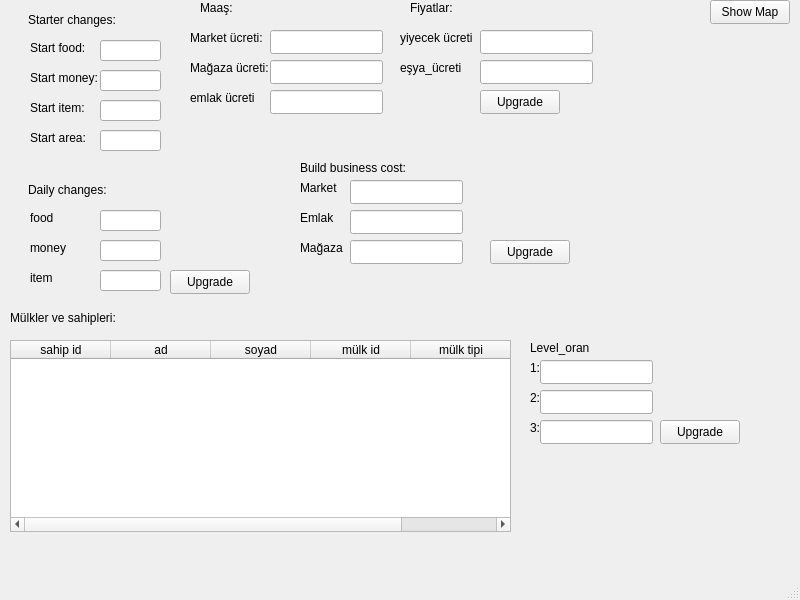
<?xml version="1.0" encoding="UTF-8"?>
<ui version="4.0">
 <class>MainWindow</class>
 <widget class="QMainWindow" name="MainWindow">
  <property name="geometry">
   <rect>
    <x>0</x>
    <y>0</y>
    <width>800</width>
    <height>600</height>
   </rect>
  </property>
  <property name="windowTitle">
   <string>MainWindow</string>
  </property>
  <widget class="QWidget" name="centralwidget">
   <widget class="QLabel" name="label">
    <property name="geometry">
     <rect>
      <x>30</x>
      <y>40</y>
      <width>61</width>
      <height>16</height>
     </rect>
    </property>
    <property name="text">
     <string>Start food:</string>
    </property>
   </widget>
   <widget class="QLineEdit" name="food">
    <property name="geometry">
     <rect>
      <x>100</x>
      <y>40</y>
      <width>61</width>
      <height>21</height>
     </rect>
    </property>
   </widget>
   <widget class="QLineEdit" name="money">
    <property name="geometry">
     <rect>
      <x>100</x>
      <y>70</y>
      <width>61</width>
      <height>21</height>
     </rect>
    </property>
   </widget>
   <widget class="QLabel" name="label_2">
    <property name="geometry">
     <rect>
      <x>30</x>
      <y>70</y>
      <width>71</width>
      <height>16</height>
     </rect>
    </property>
    <property name="text">
     <string>Start money:</string>
    </property>
   </widget>
   <widget class="QLineEdit" name="item">
    <property name="geometry">
     <rect>
      <x>100</x>
      <y>100</y>
      <width>61</width>
      <height>21</height>
     </rect>
    </property>
   </widget>
   <widget class="QLabel" name="label_3">
    <property name="geometry">
     <rect>
      <x>30</x>
      <y>100</y>
      <width>61</width>
      <height>16</height>
     </rect>
    </property>
    <property name="text">
     <string>Start item:</string>
    </property>
   </widget>
   <widget class="QLineEdit" name="area_size">
    <property name="geometry">
     <rect>
      <x>100</x>
      <y>130</y>
      <width>61</width>
      <height>21</height>
     </rect>
    </property>
   </widget>
   <widget class="QLabel" name="label_4">
    <property name="geometry">
     <rect>
      <x>30</x>
      <y>130</y>
      <width>61</width>
      <height>16</height>
     </rect>
    </property>
    <property name="text">
     <string>Start area:</string>
    </property>
   </widget>
   <widget class="QPushButton" name="upgrade_button">
    <property name="geometry">
     <rect>
      <x>480</x>
      <y>90</y>
      <width>80</width>
      <height>24</height>
     </rect>
    </property>
    <property name="text">
     <string>Upgrade</string>
    </property>
   </widget>
   <widget class="QLabel" name="label_5">
    <property name="geometry">
     <rect>
      <x>28</x>
      <y>10</y>
      <width>101</width>
      <height>20</height>
     </rect>
    </property>
    <property name="text">
     <string>Starter changes:</string>
    </property>
   </widget>
   <widget class="QLineEdit" name="daily_money">
    <property name="geometry">
     <rect>
      <x>100</x>
      <y>240</y>
      <width>61</width>
      <height>21</height>
     </rect>
    </property>
   </widget>
   <widget class="QLabel" name="label_7">
    <property name="geometry">
     <rect>
      <x>30</x>
      <y>270</y>
      <width>61</width>
      <height>16</height>
     </rect>
    </property>
    <property name="text">
     <string>item</string>
    </property>
   </widget>
   <widget class="QLabel" name="label_8">
    <property name="geometry">
     <rect>
      <x>30</x>
      <y>240</y>
      <width>71</width>
      <height>16</height>
     </rect>
    </property>
    <property name="text">
     <string>money</string>
    </property>
   </widget>
   <widget class="QLabel" name="label_9">
    <property name="geometry">
     <rect>
      <x>28</x>
      <y>180</y>
      <width>101</width>
      <height>20</height>
     </rect>
    </property>
    <property name="text">
     <string>Daily changes:</string>
    </property>
   </widget>
   <widget class="QLineEdit" name="daily_food">
    <property name="geometry">
     <rect>
      <x>100</x>
      <y>210</y>
      <width>61</width>
      <height>21</height>
     </rect>
    </property>
   </widget>
   <widget class="QLineEdit" name="daily_item">
    <property name="geometry">
     <rect>
      <x>100</x>
      <y>270</y>
      <width>61</width>
      <height>21</height>
     </rect>
    </property>
   </widget>
   <widget class="QPushButton" name="daily_upgrade_button">
    <property name="geometry">
     <rect>
      <x>170</x>
      <y>270</y>
      <width>80</width>
      <height>24</height>
     </rect>
    </property>
    <property name="text">
     <string>Upgrade</string>
    </property>
   </widget>
   <widget class="QLabel" name="label_10">
    <property name="geometry">
     <rect>
      <x>30</x>
      <y>210</y>
      <width>61</width>
      <height>16</height>
     </rect>
    </property>
    <property name="text">
     <string>food</string>
    </property>
   </widget>
   <widget class="QPushButton" name="map_buton">
    <property name="geometry">
     <rect>
      <x>710</x>
      <y>0</y>
      <width>80</width>
      <height>24</height>
     </rect>
    </property>
    <property name="text">
     <string>Show Map</string>
    </property>
   </widget>
   <widget class="QLabel" name="label_6">
    <property name="geometry">
     <rect>
      <x>190</x>
      <y>30</y>
      <width>81</width>
      <height>16</height>
     </rect>
    </property>
    <property name="text">
     <string>Market ücreti:</string>
    </property>
   </widget>
   <widget class="QLineEdit" name="shop_salary">
    <property name="geometry">
     <rect>
      <x>270</x>
      <y>30</y>
      <width>113</width>
      <height>24</height>
     </rect>
    </property>
   </widget>
   <widget class="QLabel" name="label_11">
    <property name="geometry">
     <rect>
      <x>190</x>
      <y>60</y>
      <width>81</width>
      <height>16</height>
     </rect>
    </property>
    <property name="text">
     <string>Mağaza ücreti:</string>
    </property>
   </widget>
   <widget class="QLineEdit" name="item_salary">
    <property name="geometry">
     <rect>
      <x>270</x>
      <y>60</y>
      <width>113</width>
      <height>24</height>
     </rect>
    </property>
   </widget>
   <widget class="QLineEdit" name="emlak_salary">
    <property name="geometry">
     <rect>
      <x>270</x>
      <y>90</y>
      <width>113</width>
      <height>24</height>
     </rect>
    </property>
   </widget>
   <widget class="QLabel" name="label_12">
    <property name="geometry">
     <rect>
      <x>190</x>
      <y>90</y>
      <width>71</width>
      <height>16</height>
     </rect>
    </property>
    <property name="text">
     <string>emlak ücreti</string>
    </property>
   </widget>
   <widget class="QLabel" name="label_13">
    <property name="geometry">
     <rect>
      <x>200</x>
      <y>0</y>
      <width>49</width>
      <height>16</height>
     </rect>
    </property>
    <property name="text">
     <string>Maaş:</string>
    </property>
   </widget>
   <widget class="QLabel" name="label_14">
    <property name="geometry">
     <rect>
      <x>400</x>
      <y>30</y>
      <width>81</width>
      <height>16</height>
     </rect>
    </property>
    <property name="text">
     <string>yiyecek ücreti</string>
    </property>
   </widget>
   <widget class="QLineEdit" name="item_price">
    <property name="geometry">
     <rect>
      <x>480</x>
      <y>60</y>
      <width>113</width>
      <height>24</height>
     </rect>
    </property>
   </widget>
   <widget class="QLabel" name="label_15">
    <property name="geometry">
     <rect>
      <x>410</x>
      <y>0</y>
      <width>49</width>
      <height>16</height>
     </rect>
    </property>
    <property name="text">
     <string>Fiyatlar:</string>
    </property>
   </widget>
   <widget class="QLineEdit" name="food_price">
    <property name="geometry">
     <rect>
      <x>480</x>
      <y>30</y>
      <width>113</width>
      <height>24</height>
     </rect>
    </property>
   </widget>
   <widget class="QLabel" name="label_17">
    <property name="geometry">
     <rect>
      <x>400</x>
      <y>60</y>
      <width>81</width>
      <height>16</height>
     </rect>
    </property>
    <property name="text">
     <string>eşya_ücreti</string>
    </property>
   </widget>
   <widget class="QLabel" name="label_16">
    <property name="geometry">
     <rect>
      <x>10</x>
      <y>310</y>
      <width>111</width>
      <height>16</height>
     </rect>
    </property>
    <property name="text">
     <string>Mülkler ve sahipleri:</string>
    </property>
   </widget>
   <widget class="QTableWidget" name="ownered_by_admin">
    <property name="geometry">
     <rect>
      <x>10</x>
      <y>340</y>
      <width>501</width>
      <height>192</height>
     </rect>
    </property>
    <column>
     <property name="text">
      <string>sahip id</string>
     </property>
    </column>
    <column>
     <property name="text">
      <string>ad</string>
     </property>
    </column>
    <column>
     <property name="text">
      <string>soyad</string>
     </property>
    </column>
    <column>
     <property name="text">
      <string>mülk id</string>
     </property>
    </column>
    <column>
     <property name="text">
      <string>mülk tipi</string>
     </property>
    </column>
   </widget>
   <widget class="QLineEdit" name="market_text">
    <property name="geometry">
     <rect>
      <x>350</x>
      <y>180</y>
      <width>113</width>
      <height>24</height>
     </rect>
    </property>
   </widget>
   <widget class="QLabel" name="label_18">
    <property name="geometry">
     <rect>
      <x>300</x>
      <y>160</y>
      <width>111</width>
      <height>16</height>
     </rect>
    </property>
    <property name="text">
     <string>Build business cost:</string>
    </property>
   </widget>
   <widget class="QLabel" name="label_19">
    <property name="geometry">
     <rect>
      <x>300</x>
      <y>180</y>
      <width>49</width>
      <height>16</height>
     </rect>
    </property>
    <property name="text">
     <string>Market</string>
    </property>
   </widget>
   <widget class="QLabel" name="label_20">
    <property name="geometry">
     <rect>
      <x>300</x>
      <y>210</y>
      <width>49</width>
      <height>16</height>
     </rect>
    </property>
    <property name="text">
     <string>Emlak</string>
    </property>
   </widget>
   <widget class="QLabel" name="label_21">
    <property name="geometry">
     <rect>
      <x>300</x>
      <y>240</y>
      <width>49</width>
      <height>16</height>
     </rect>
    </property>
    <property name="text">
     <string>Mağaza</string>
    </property>
   </widget>
   <widget class="QLineEdit" name="emlak_text">
    <property name="geometry">
     <rect>
      <x>350</x>
      <y>210</y>
      <width>113</width>
      <height>24</height>
     </rect>
    </property>
   </widget>
   <widget class="QLineEdit" name="supermarket_text">
    <property name="geometry">
     <rect>
      <x>350</x>
      <y>240</y>
      <width>113</width>
      <height>24</height>
     </rect>
    </property>
   </widget>
   <widget class="QPushButton" name="Build_upgrade_button">
    <property name="geometry">
     <rect>
      <x>490</x>
      <y>240</y>
      <width>80</width>
      <height>24</height>
     </rect>
    </property>
    <property name="text">
     <string>Upgrade</string>
    </property>
   </widget>
   <widget class="QLineEdit" name="second_text">
    <property name="geometry">
     <rect>
      <x>540</x>
      <y>390</y>
      <width>113</width>
      <height>24</height>
     </rect>
    </property>
   </widget>
   <widget class="QLabel" name="label_22">
    <property name="geometry">
     <rect>
      <x>530</x>
      <y>420</y>
      <width>16</width>
      <height>16</height>
     </rect>
    </property>
    <property name="text">
     <string>3:</string>
    </property>
   </widget>
   <widget class="QLabel" name="label_23">
    <property name="geometry">
     <rect>
      <x>530</x>
      <y>360</y>
      <width>16</width>
      <height>16</height>
     </rect>
    </property>
    <property name="text">
     <string>1:</string>
    </property>
   </widget>
   <widget class="QLabel" name="label_24">
    <property name="geometry">
     <rect>
      <x>530</x>
      <y>390</y>
      <width>16</width>
      <height>16</height>
     </rect>
    </property>
    <property name="text">
     <string>2:</string>
    </property>
   </widget>
   <widget class="QPushButton" name="level_upgrade_button">
    <property name="geometry">
     <rect>
      <x>660</x>
      <y>420</y>
      <width>80</width>
      <height>24</height>
     </rect>
    </property>
    <property name="text">
     <string>Upgrade</string>
    </property>
   </widget>
   <widget class="QLineEdit" name="first_text">
    <property name="geometry">
     <rect>
      <x>540</x>
      <y>360</y>
      <width>113</width>
      <height>24</height>
     </rect>
    </property>
   </widget>
   <widget class="QLineEdit" name="third_text">
    <property name="geometry">
     <rect>
      <x>540</x>
      <y>420</y>
      <width>113</width>
      <height>24</height>
     </rect>
    </property>
   </widget>
   <widget class="QLabel" name="label_25">
    <property name="geometry">
     <rect>
      <x>530</x>
      <y>340</y>
      <width>111</width>
      <height>16</height>
     </rect>
    </property>
    <property name="text">
     <string>Level_oran</string>
    </property>
   </widget>
  </widget>
  <widget class="QMenuBar" name="menubar">
   <property name="geometry">
    <rect>
     <x>0</x>
     <y>0</y>
     <width>800</width>
     <height>21</height>
    </rect>
   </property>
  </widget>
  <widget class="QStatusBar" name="statusbar"/>
 </widget>
 <resources/>
 <connections/>
</ui>
